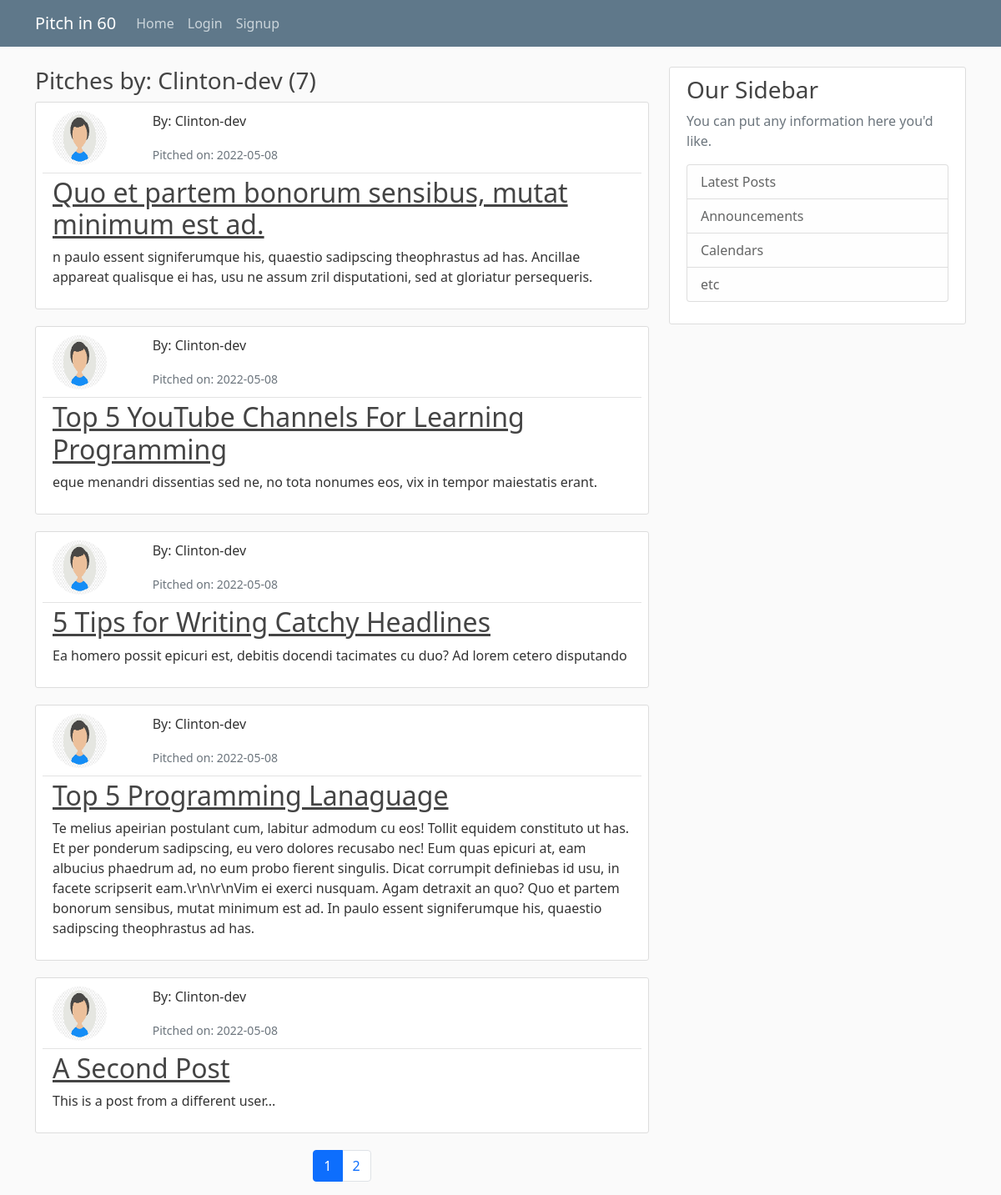
The page /user/Clinton-dev on the database its author committed.
### pitch/models.py (models this page shows, shortened)
class User(db.Model, UserMixin):
    id = db.Column(db.Integer, primary_key=True)
    username = db.Column(db.String(20), unique=True, nullable=False)
    email = db.Column(db.String(120), unique=True, nullable=False)
    image_file = db.Column(db.String(20), nullable=False, default='default.png')
    password = db.Column(db.String(60), nullable=False)
    pitches = db.relationship('Pitch', backref='author', lazy=True)

class Pitch(db.Model):
    id = db.Column(db.Integer, primary_key=True)
    title = db.Column(db.String(100), nullable=False)
    date_posted = db.Column(db.DateTime, nullable=False, default=datetime.utcnow)
    content = db.Column(db.Text, nullable=False)
    user_id = db.Column(db.Integer, db.ForeignKey('user.id'), nullable=False)

### pitch/routes.py (the view)
@app.route("/user/<string:username>")
def user_pitches(username):
    page = request.args.get('page', 1, type=int)
    user = User.query.filter_by(username=username).first_or_404()
    pitches = Pitch.query.filter_by(author=user)\
        .order_by(Pitch.date_posted.desc())\
        .paginate(page=page, per_page=5)
    return render_template("user_pitches.html", pitches=pitches, user=user)

### pitch/templates/user_pitches.html
{% extends "layout.html" %}
{% block content %}
    <h3 class="mb-2">Pitches by: {{user.username}} ({{pitches.total}})</h3>
    {% for pitch in pitches.items %}
        <article class="media content-section">
          <div class="media-body">
            <div class="article-metadata row justify-content-start">
              <div class="col-2">
                <img class="rounded-circle article-img mb-2" src="{{ url_for('static', filename='profile-pics/' + pitch.author.image_file) }}" alt="{{pitch.author.username}} profile image">
              </div>
              <div class="col-6">
                <p class="mr-2">By: {{ pitch.author.username }}</p>
                <small class="text-muted">Pitched on: {{ pitch.date_posted.strftime('%Y-%m-%d') }}</small>
              </div>
            </div>
            <h2><a class="article-title" href="{{url_for('pitch', pitch_id=pitch.id)}}">{{ pitch.title}}</a></h2>
            <p class="article-content">{{ pitch.content }}</p>
          </div>
        </article>
    {% endfor %}
    <nav aria-label="Page navigation example">
      <ul class="pagination justify-content-center">
        {% for page_no in pitches.iter_pages(left_edge=1,right_edge=1, left_current=1,right_current=2)%}
            {% if page_no %}
              {% if pitches.page == page_no %}
                <li class="page-item active"><a class="page-link" href="{{url_for('user_pitches', page=page_no, username=user.username)}}">{{page_no}}</a></li>
              {% else %}
                <li class="page-item"><a class="page-link" href="{{url_for('user_pitches', page=page_no, username=user.username)}}">{{page_no}}</a></li>
              {% endif %}
            {% else%}
              <li class="page-item disabled">
                <a class="page-link" href="#" tabindex="-1" aria-disabled="true">...</a>
              </li>
            {% endif %}
        {% endfor %}
      </ul>
    </nav>
{% endblock content%}

### pitch/static/styles.css (style rules this page uses)
body { background: #fafafa; color: #333333; margin-top: 5rem; }
h1, h2, h3, h4, h5, h6 { color: #444444; }
.content-section { background: #ffffff; padding: 10px 20px; border: 1px solid #dddddd; border-radius: 3px; margin-bottom: 20px; }
.article-title { color: #444444; }
.article-content { white-space: pre-line; }
.article-img { height: 65px; width: 65px; margin-right: 16px; }
.article-metadata { padding-bottom: 1px; margin-bottom: 4px; border-bottom: 1px solid #e3e3e3 }

### rows shown on the page
User: username "Clinton-dev"
Pitch: image_file (picture), author.username "Clinton-dev", date_posted "2022-05-08", title "Quo et partem bonorum sensibus, mutat minimum est ad.", content "n paulo essent signiferumque his, quaestio sadipscing theophrastus ad has. Ancillae appareat qualisque ei has, usu ne assum zril disputationi, sed at gloriatur persequeris."
Pitch: image_file (picture), author.username "Clinton-dev", date_posted "2022-05-08", title "Top 5 YouTube Channels For Learning Programming", content "eque menandri dissentias sed ne, no tota nonumes eos, vix in tempor maiestatis erant."
Pitch: image_file (picture), author.username "Clinton-dev", date_posted "2022-05-08", title "5 Tips for Writing Catchy Headlines", content "Ea homero possit epicuri est, debitis docendi tacimates cu duo? Ad lorem cetero disputando"
Pitch: image_file (picture), author.username "Clinton-dev", date_posted "2022-05-08", title "Top 5 Programming Lanaguage", content "Te melius apeirian postulant cum, labitur admodum cu eos! Tollit equidem constituto ut has. Et per ponderum sadipscing, eu vero dolores recusabo nec! Eum quas epicuri at, eam albucius phaedrum ad, no eum probo fierent singulis. Dicat corrumpit definiebas id usu, in facete scripserit eam.\\r\\n\\r\\nVim ei exerci nusquam. Agam detraxit an quo? Quo et partem bonorum sensibus, mutat minimum est ad. In paulo essent signiferumque his, quaestio sadipscing theophrastus ad has."
Pitch: image_file (picture), author.username "Clinton-dev", date_posted "2022-05-08", title "A Second Post", content "This is a post from a different user..."

### other values the page prints
{{ pitches.total }} "7"
{{ page_no }} "1"
{{ page_no }} "2"
